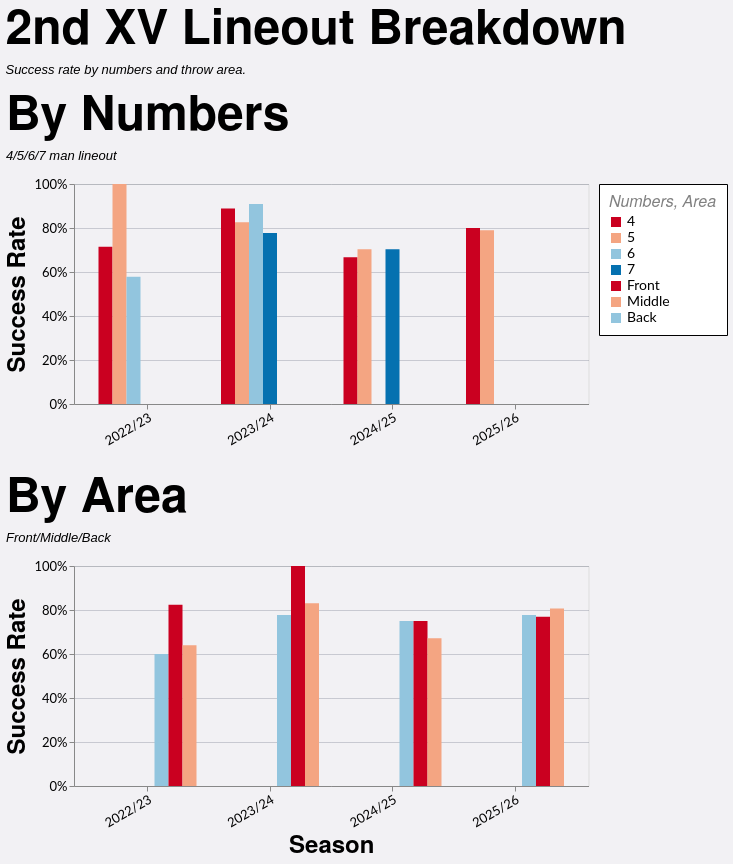

Express this chart as Vega-Lite.
### Vega-Lite specification from a JSON file in a GitHub repository (floating-point values rounded to 4 significant figures)
{"config": {"axis": {"labelFont": "Lato, sans-serif", "titleFont": "PT Sans Narrow, Helvetica Neue, Helvetica, Arial, sans-serif", "labelFontSize": 13, "titleFontSize": 24, "gridColor": "#202947", "gridOpacity": 0.2}, "header": {"labelFont": "PT Sans Narrow, Helvetica Neue, Helvetica, Arial, sans-serif", "titleFont": "PT Sans Narrow, Helvetica Neue, Helvetica, Arial, sans-serif", "labelFontSize": 24, "titleFontSize": 28, "labelFontWeight": "bold", "orient": "left"}, "legend": {"labelFont": "Lato, sans-serif", "titleFont": "PT Sans Narrow, Helvetica Neue, Helvetica, Arial, sans-serif", "labelFontSize": 14, "titleFontSize": 16, "titlePadding": 5, "fillColor": "white", "strokeColor": "black", "padding": 10, "titleFontWeight": "lighter", "titleFontStyle": "italic", "titleColor": "gray", "offset": 10}, "title": {"font": "PT Sans Narrow, Helvetica Neue, Helvetica, Arial, sans-serif", "fontSize": 48, "fontWeight": "bold", "anchor": "start", "align": "center", "titlePadding": 20, "subtitlePadding": 10, "subtitleFontSize": 13, "subtitleColor": "", "subtitleFontStyle": "italic", "offset": 15, "color": "black"}, "axisX": {"labelAngle": 0}, "facet": {"title": null, "header": null, "align": {"row": "each", "column": "each"}}, "resolve": {"scale": {"y": "independent", "facet": "independent"}}, "background": "#f2f1f4"}, "vconcat": [{"data": {"name": "data-8b34876f2eb3b7b40230236642be0d7c"}, "mark": {"type": "bar"}, "encoding": {"color": {"field": "numbers", "legend": {"title": "Numbers"}, "scale": {"domain": ["4", "5", "6", "7"], "range": ["#ca0020", "#f4a582", "#92c5de", "#0571b0"]}, "sort": ["4", "5", "6", "7"], "type": "nominal"}, "tooltip": [{"field": "season", "title": "Season", "type": "nominal"}, {"field": "numbers", "title": "Numbers", "type": "nominal"}, {"field": "won", "title": "Won", "type": "quantitative"}, {"field": "total", "title": "Total", "type": "quantitative"}, {"field": "success_rate", "format": ".0%", "title": "Success Rate", "type": "quantitative"}], "x": {"axis": {"labelAngle": -30}, "field": "season", "sort": ["2022/23", "2023/24", "2024/25", "2025/26"], "title": null, "type": "nominal"}, "xOffset": {"field": "numbers", "sort": ["4", "5", "6", "7"], "type": "nominal"}, "y": {"axis": {"format": "%"}, "field": "success_rate", "scale": {"domain": [0, 1]}, "title": "Success Rate", "type": "quantitative"}}, "height": 220, "title": {"text": "By Numbers", "subtitle": "4/5/6/7 man lineout"}, "width": {"step": 14}}, {"data": {"name": "data-4f0bbb1c4fefeb23fd8f3d2cf156ed5f"}, "mark": {"type": "bar"}, "encoding": {"color": {"field": "area", "legend": {"title": "Area"}, "scale": {"domain": ["Front", "Middle", "Back"], "range": ["#981515", "#e8983e", "#146f14"]}, "sort": ["Front", "Middle", "Back"], "type": "nominal"}, "tooltip": [{"field": "season", "title": "Season", "type": "nominal"}, {"field": "area", "title": "Area", "type": "nominal"}, {"field": "won", "title": "Won", "type": "quantitative"}, {"field": "total", "title": "Total", "type": "quantitative"}, {"field": "success_rate", "format": ".0%", "title": "Success Rate", "type": "quantitative"}], "x": {"axis": {"labelAngle": -30}, "field": "season", "sort": ["2022/23", "2023/24", "2024/25", "2025/26"], "title": "Season", "type": "nominal"}, "xOffset": {"field": "area", "sort": ["Front", "Middle", "Back"], "type": "nominal"}, "y": {"axis": {"format": "%"}, "field": "success_rate", "scale": {"domain": [0, 1]}, "title": "Success Rate", "type": "quantitative"}}, "height": 220, "title": {"text": "By Area", "subtitle": "Front/Middle/Back"}, "width": {"step": 14}}], "spacing": 24, "title": {"text": "2nd XV Lineout Breakdown", "subtitle": "Success rate by numbers and throw area."}, "$schema": "https://vega.github.io/schema/vega-lite/v5.20.1.json", "datasets": {"data-8b34876f2eb3b7b40230236642be0d7c": [{"season": "2022/23", "numbers": "4", "total": 28, "won": 20, "success_rate": 0.7143}, {"season": "2022/23", "numbers": "5", "total": 5, "won": 5, "success_rate": 1.0}, {"season": "2022/23", "numbers": "6", "total": 19, "won": 11, "success_rate": 0.5789}, {"season": "2023/24", "numbers": "4", "total": 9, "won": 8, "success_rate": 0.8889}, {"season": "2023/24", "numbers": "5", "total": 46, "won": 38, "success_rate": 0.8261}, {"season": "2023/24", "numbers": "6", "total": 11, "won": 10, "success_rate": 0.9091}, {"season": "2023/24", "numbers": "7", "total": 9, "won": 7, "success_rate": 0.7778}, {"season": "2024/25", "numbers": "4", "total": 6, "won": 4, "success_rate": 0.6667}, {"season": "2024/25", "numbers": "5", "total": 27, "won": 19, "success_rate": 0.7037}, {"season": "2024/25", "numbers": "7", "total": 81, "won": 57, "success_rate": 0.7037}, {"season": "2025/26", "numbers": "4", "total": 15, "won": 12, "success_rate": 0.8}, {"season": "2025/26", "numbers": "5", "total": 38, "won": 30, "success_rate": 0.7895}], "data-4f0bbb1c4fefeb23fd8f3d2cf156ed5f": [{"season": "2022/23", "area": "Back", "total": 10, "won": 6, "success_rate": 0.6}, {"season": "2022/23", "area": "Front", "total": 17, "won": 14, "success_rate": 0.8235}, {"season": "2022/23", "area": "Middle", "total": 25, "won": 16, "success_rate": 0.64}, {"season": "2023/24", "area": "Back", "total": 9, "won": 7, "success_rate": 0.7778}, {"season": "2023/24", "area": "Front", "total": 7, "won": 7, "success_rate": 1.0}, {"season": "2023/24", "area": "Middle", "total": 59, "won": 49, "success_rate": 0.8305}, {"season": "2024/25", "area": "Back", "total": 12, "won": 9, "success_rate": 0.75}, {"season": "2024/25", "area": "Front", "total": 32, "won": 24, "success_rate": 0.75}, {"season": "2024/25", "area": "Middle", "total": 70, "won": 47, "success_rate": 0.6714}, {"season": "2025/26", "area": "Back", "total": 9, "won": 7, "success_rate": 0.7778}, {"season": "2025/26", "area": "Front", "total": 13, "won": 10, "success_rate": 0.7692}, {"season": "2025/26", "area": "Middle", "total": 31, "won": 25, "success_rate": 0.8065}]}}
